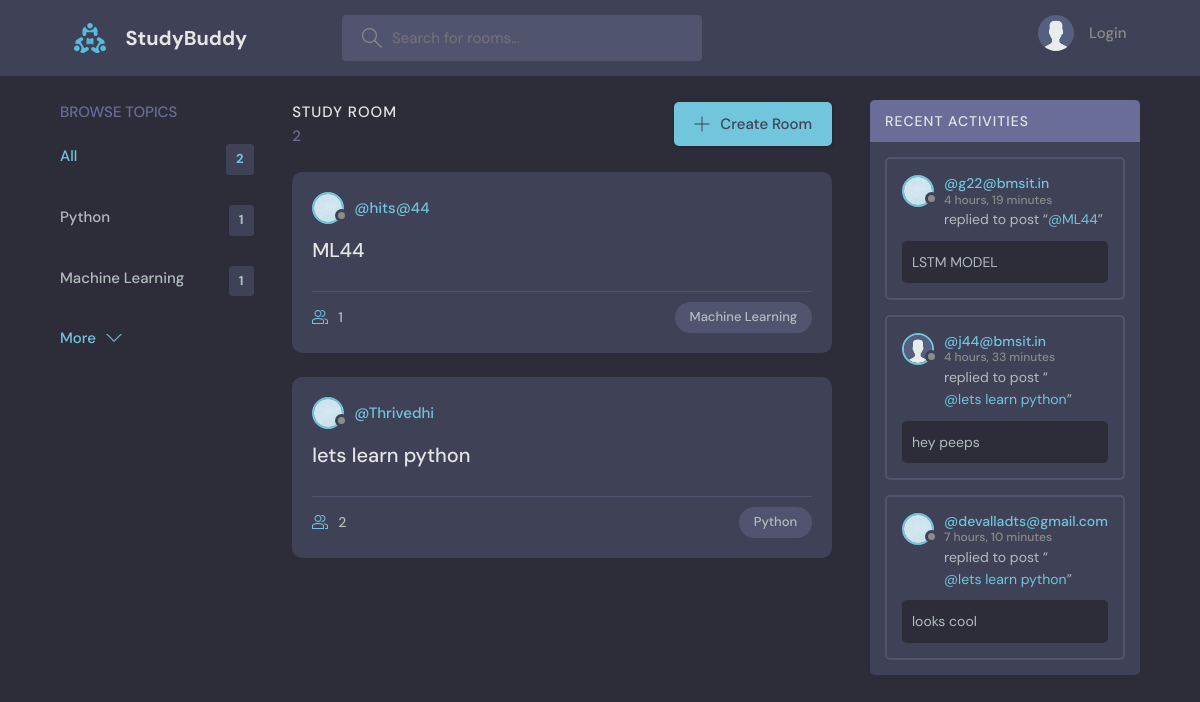
The page / on the database its author committed.
### base/models.py (models this page shows, shortened)
class Topic(models.Model):
    name=models.CharField(max_length=200)

class Room(models.Model):
    host= models.ForeignKey(User,on_delete=models.SET_NULL,null=True)
    topic= models.ForeignKey(Topic,on_delete=models.SET_NULL,null=True)
    name=models.CharField(max_length=200)
    description=models.TextField(null=True,blank=True)  #nul=true denotes the desc can be blank
    participants = models.ManyToManyField(User,related_name='participants',blank=True)
    updated=models.DateTimeField(auto_now=True)#takes snapshot evertime we save it
    created=models.DateTimeField(auto_now_add=True)#saves only inital timestamp
    class Meta:
        ordering =['-updated','-created']   #to display latest created rooms
    def __str__(self):
        return self.name

class User(AbstractUser):
    name = models.CharField(max_length=200,null=True)
    email=models.EmailField(unique=True)
    Bio = models.TextField(null=True)
    avatar=models.ImageField(null=True,default="avatar.svg")
    USERNAME_FIELD='email'
    REQUIRED_FIELDS=[]

class Message(models.Model):
    user = models.ForeignKey(User,on_delete=models.CASCADE)
    room= models.ForeignKey(Room,on_delete=models.CASCADE)
    body=models.TextField()
    updated=models.DateTimeField(auto_now=True)
    created=models.DateTimeField(auto_now_add=True)
    class Meta:
        ordering =['-updated','-created']   #to display latest created rooms

### base/views.py (the view)
# urls.py: path('',views.home,name='home'),
def home(request):
    q=request.GET.get('q') if request.GET.get('q')!= None else ''
    rooms=Room.objects.filter(
        Q(topic__name__icontains=q) |
        Q(name__icontains=q) |
        Q(description__icontains=q)
    )
    room_count = rooms.count()
    room_messages = Message.objects.all().filter(Q(room__topic__name__icontains=q))
    topic=Topic.objects.all()[0:5]
    context = {'rooms':rooms,'topic':topic,'room_count':room_count,'room_messages':room_messages}
    return render(request,'base/home.html',context)

### base/templates/base/home.html (shortened to what this page needs)
{% extends 'main.html' %}
{% block content %}
    <main class="layout layout--3">
      <div class="container">
         {% include 'base/topic_components.html' %}
        <div class="roomList">
          <div class="roomList__header">
            <div>
              <h2>Study Room</h2>
              <p>{{room_count}}</p>
            </div>
            <a class="btn btn--main" href="{% url 'create-room' %}">
              <svg version="1.1" xmlns="http://www.w3.org/2000/svg" width="32" height="32" viewBox="0 0 32 32">
                <title>add</title>
                <path
                  d="M16.943 0.943h-1.885v14.115h-14.115v1.885h14.115v14.115h1.885v-14.115h14.115v-1.885h-14.115v-14.115z"
                ></path>
              </svg>
              Create Room
            </a>
          </div>
            {% include 'base/basefeed_components.html' %}
        </div>
        {% include 'base/activity_components.html' %}
      </div>
    </main>
{% endblock content%}

### base/templates/base/topic_components.html
<div class="topics">
          <div class="topics__header">
            <h2>Browse Topics</h2>
          </div>
          <ul class="topics__list">
            <li>
              <a href="{% url 'home'%}" class="active">All <span>{{topic.count}}</span></a>
            </li>
            {% for t in topic%}
            <li>
                <a href="{%url 'home' %}?q={{t.name}}">{{t.name}}<span>{{t.room_set.all.count}}</span></a>
            </li>
             {%endfor%}
          </ul>
          <a class="btn btn--link" href="{% url 'topics' %}">
            More
            <svg version="1.1" xmlns="http://www.w3.org/2000/svg" width="32" height="32" viewBox="0 0 32 32">
              <title>chevron-down</title>
              <path d="M16 21l-13-13h-3l16 16 16-16h-3l-13 13z"></path>
            </svg>
          </a>
        </div>

### base/templates/base/basefeed_components.html (shortened to what this page needs)
{% for room in rooms%}
<div class="roomListRoom">
            <div class="roomListRoom__header">
              <a href="{% url 'profilepage' room.host.id%}" class="roomListRoom__author">
                <div class="avatar avatar--small">
                  <img src="{{room.host.avatar.url}}" />
                </div>
                <span>@{{room.host.username}}</span>
              </a>
            </div>
            <div class="roomListRoom__content">
              <a href="{%url 'room' room.id%}">{{room.name}}</a>
            </div>
            <div class="roomListRoom__meta">
              <a href="{%url 'room' room.id%}" class="roomListRoom__joined">
                {{room.participants.all.count}}
              </a>
              <p class="roomListRoom__topic">{{room.topic.name}}</p>
            </div>
          </div>
{% endfor %}

### base/templates/base/activity_components.html (shortened to what this page needs)
<div class="activities">
          <div class="activities__header">
            <h2>Recent Activities</h2>
          </div>
           {% for message in room_messages%}
          <div class="activities__box">
            <div class="activities__boxHeader roomListRoom__header">
              <a href="{% url 'profilepage' message.user.id %}" class="roomListRoom__author">
                <div class="avatar avatar--small">
                  <img src="{{message.user.avatar.url}}" />
                </div>
                <p>
                  @{{message.user}}
                  <span>{{message.created|timesince}}</span>
                </p>
              </a>
            </div>
            <div class="activities__boxContent">
              <p>replied to post “<a href="{% url 'room' message.room.id %}">@{{message.room}}</a>”</p>
              <div class="activities__boxRoomContent">
                              {{message.body}}
              </div>
            </div>
          </div>
{% endfor %}
</div>

### rows shown on the page
Topic: name "Python", room_set.all.count "1"
Topic: name "Machine Learning", room_set.all.count "1"
Room: host.avatar (picture), host.username "hits@44", name "ML44", participants.all.count "1", topic.name "Machine Learning"
Room: host.avatar (picture), host.username "Thrivedhi", name "lets learn python", participants.all.count "2", topic.name "Python"
Message: user.avatar (picture), user "g22@bmsit.in", created "4 hours, 19 minutes", room "ML44", body "LSTM MODEL"
Message: user.avatar (placeholder picture), user "j44@bmsit.in", created "4 hours, 33 minutes", room "lets learn python", body "hey peeps"
Message: user.avatar (picture), user "devalladts@gmail.com", created "7 hours, 10 minutes", room "lets learn python", body "looks cool"

### other values the page prints
{{ topic.count }} "2"
{{ room_count }} "2"
